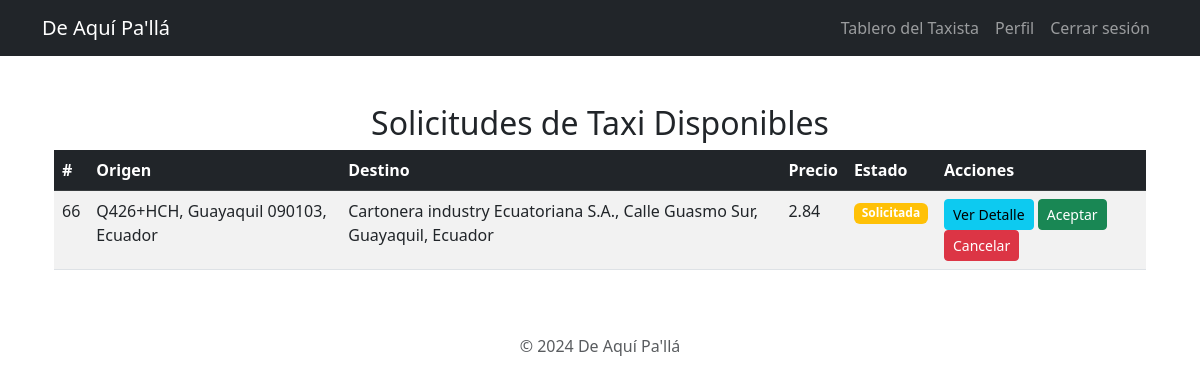
/available-rides/ (signed in), run on the app's committed database.
### taxis/models.py (models this page shows, shortened)
class Ride(models.Model):
    STATUS_CHOICES = [
        ('requested', 'Solicitada'),
        ('accepted', 'Aceptada'),
        ('in_progress', 'En progreso'),
        ('completed', 'Completada'),
        ('canceled', 'Cancelada'),
    ]
    customer = models.ForeignKey(
        settings.AUTH_USER_MODEL,
        on_delete=models.CASCADE,
        related_name='rides_as_customer',
        limit_choices_to={'role': 'customer'},
    )
    driver = models.ForeignKey(
        settings.AUTH_USER_MODEL,
        on_delete=models.SET_NULL,
        related_name='rides_as_driver',
        null=True,
        blank=True,
        limit_choices_to={'role': 'driver'},
    )
    origin = models.CharField(max_length=255)
    origin_latitude = models.FloatField(null=True, blank=True)
    origin_longitude = models.FloatField(null=True, blank=True)
    start_time = models.DateTimeField(null=True, blank=True)
    end_time = models.DateTimeField(null=True, blank=True)
    price = models.DecimalField(max_digits=10, decimal_places=2, null=True, blank=True)
    status = models.CharField(max_length=15, choices=STATUS_CHOICES, default='requested')
    created_at = models.DateTimeField(auto_now_add=True)
    notified = models.BooleanField(default=False)  # <-- Nuevo campo

class RideDestination(models.Model):
    ride = models.ForeignKey(
        'Ride',
        on_delete=models.CASCADE,
        related_name='destinations'
    )
    destination = models.CharField(max_length=255)
    destination_latitude = models.FloatField(null=True, blank=True)
    destination_longitude = models.FloatField(null=True, blank=True)
    order = models.PositiveIntegerField(default=0)  # Para mantener el orden de los destinos
    class Meta:
        ordering = ['order']  # Asegura que los destinos se recuperen en el orden correcto

### taxis/views.py (the view, shortened to what this page needs)
# urls.py: path('available-rides/', views.available_rides, name='available_rides'),
@login_required
def available_rides(request):
    if not request.user.is_superuser and request.user.role != 'driver':
        return JsonResponse({'error': 'Acceso no permitido'}, status=403)
    rides = Ride.objects.filter(status='requested').order_by('created_at')
    return render(request, 'available_rides.html', {'rides': rides})

### taxis/templates/available_rides.html (shortened to what this page needs)
 {% extends 'base.html' %}
{% block content %}
  <div class="container mt-5">
    <h2 class="text-center">Solicitudes de Taxi Disponibles</h2>
    {% if rides %}
      <div class="table-responsive">
        <table class="table table-striped table-hover" id="rides-table">
          <thead class="table-dark">
            <tr>
              <th>#</th>
              <th>Origen</th>
              <th>Destino</th>
              <th>Precio</th>
              <th>Estado</th>
              <th>Acciones</th>
            </tr>
          </thead>
          <tbody>
            {% for ride in rides %}
              <tr id="ride-{{ ride.id }}">
                <td>{{ ride.id }}</td>
                <td>{{ ride.origin }}</td>
                <td>
                  {% for destination in ride.destinations.all %}
                    {{ destination.destination }}<br>
                  {% empty %}
                    No hay destinos
                  {% endfor %}
                </td>
                <td>
                  {{ ride.price }}
                </td>
                <td class="status-{{ ride.id }}">
                  <span class="badge
                    {% if ride.status == 'requested' %}bg-warning{% elif ride.status == 'in_progress' %}bg-primary{% elif ride.status == 'completed' %}bg-success{% else %}bg-danger{% endif %}">
                    {{ ride.get_status_display }}
                  </span>
                </td>
                <td>
                  <a href="{% url 'ride_detail' ride.id %}" class="btn btn-info btn-sm">Ver Detalle</a>
                  {% if ride.status == 'requested' %}
                    <form method="POST" action="{% url 'update_ride_status' ride.id %}" class="status-form d-inline">
                      <button type="submit" class="btn btn-success btn-sm">Aceptar</button>
                    </form>
                  {% endif %}
                  {% if ride.status in 'requested' or ride.status == 'in_progress' %}
                    <form method="POST" action="{% url 'update_ride_status' ride.id %}" class="status-form d-inline">
                      <button type="submit" class="btn btn-danger btn-sm">Cancelar</button>
                    </form>
                  {% endif %}
                </td>
              </tr>
            {% endfor %}
          </tbody>
        </table>
      </div>
    {% else %}
      <div class="alert alert-info text-center">No hay solicitudes de taxi disponibles.</div>
    {% endif %}
  </div>
{% endblock %}

### data on the page
Ride: id "66", origin "Q426+HCH, Guayaquil 090103, Ecuador", price "2.84", status "Solicitada", shows "Aceptar", shows "Cancelar"
RideDestination: destination "Cartonera industry Ecuatoriana S.A., Calle Guasmo Sur, Guayaquil, Ecuador"
